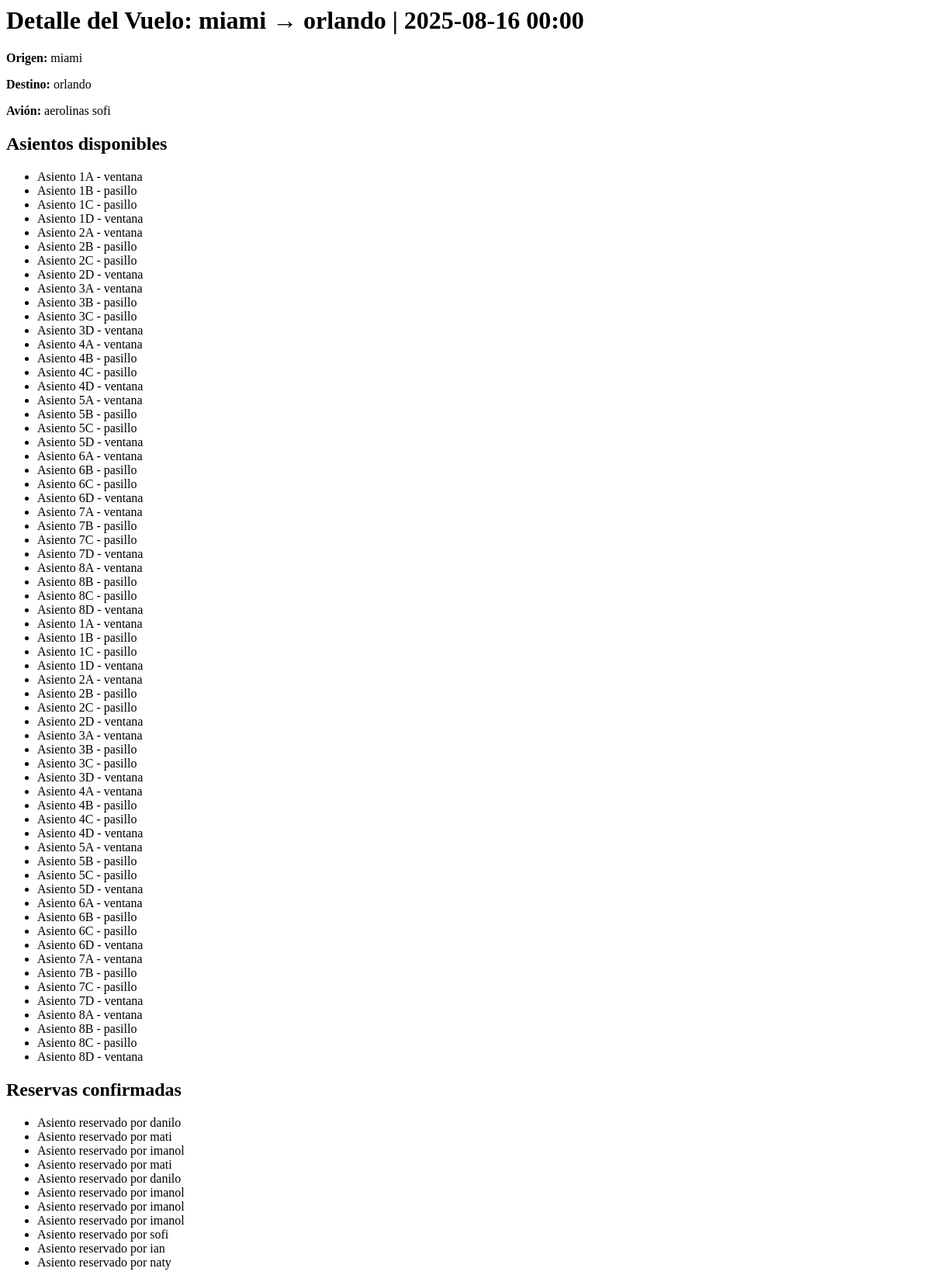
/vuelos/1/ (signed in), run on an earlier commit of the app's database.
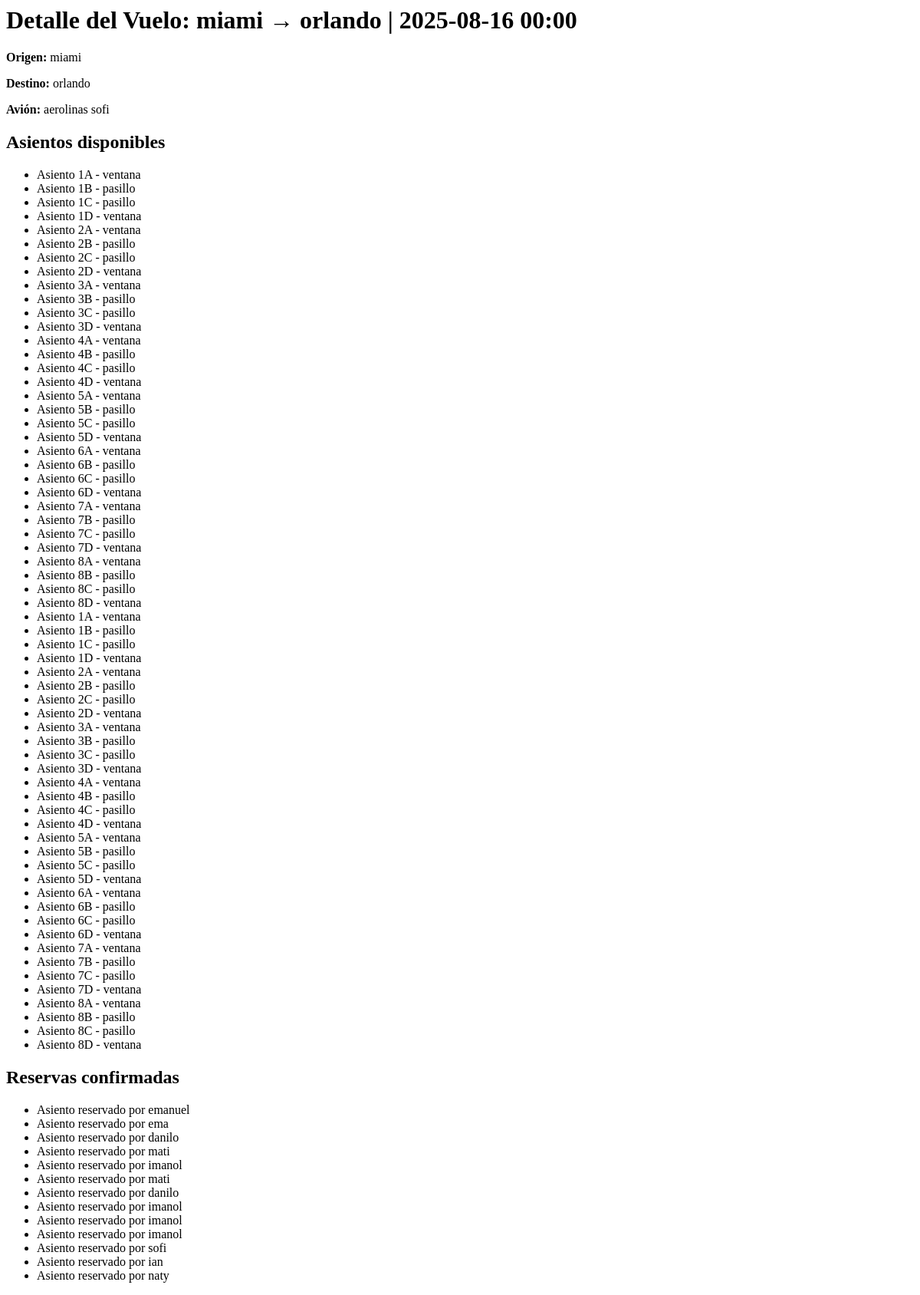
And on a later commit of the database.
### reservas/models.py (models this page shows, shortened)
class Asiento(models.Model):
    avion = models.ForeignKey(Avion, on_delete=models.CASCADE, related_name="asientos")
    fila = models.IntegerField()
    columna = models.CharField(max_length=1)
    tipo = models.CharField(max_length=20, choices=[
        ('ventana', 'Ventana'),
        ('pasillo', 'Pasillo'),
        ('medio', 'Medio')
    ])
    estado = models.CharField(max_length=20, choices=[
        ('disponible', 'Disponible'),
        ('ocupado', 'Ocupado')
    ], default='disponible')

class Reserva(models.Model):
    ESTADO_CHOICES = [
        ('pendiente', 'Pendiente'),
        ('confirmada', 'Confirmada'),
        ('cancelada', 'Cancelada'),
    ]
    pasajero = models.ForeignKey(Pasajero, on_delete=models.CASCADE, related_name="reservas")
    vuelo = models.ForeignKey(Vuelo, on_delete=models.CASCADE, related_name="reservas")
    asiento = models.OneToOneField(AsientoVuelo, on_delete=models.PROTECT) # PROTECT para evitar borrar asiento reservado
    fecha_reserva = models.DateTimeField(auto_now_add=True)
    estado = models.CharField(max_length=20, choices=ESTADO_CHOICES, default='pendiente')
    precio_final = models.DecimalField(max_digits=10, decimal_places=2, blank=True, null=True)
    class Meta:
        verbose_name = "Reserva"
        verbose_name_plural = "Reservas"
        ordering = ['-fecha_reserva']

### pasajeros/models.py (models this page shows, shortened)
class Pasajero(models.Model):
    TIPO_DOCUMENTO_CHOICES = [
        ('DNI', 'DNI'),
        ('PAS', 'Pasaporte'),
        ('LC', 'Libreta Cívica'),
        ('LE', 'Libreta de Enrolamiento'),
        ('OTRO', 'Otro'),
    ]
    nombre = models.CharField(max_length=100)
    tipo_documento = models.CharField(max_length=10, choices=TIPO_DOCUMENTO_CHOICES)
    documento = models.CharField(max_length=30, unique=True)
    email = models.EmailField()
    telefono = models.CharField(max_length=20)
    fecha_nacimiento = models.DateField()
    class Meta:
        verbose_name = 'Pasajero'
        verbose_name_plural = 'Pasajeros'
        ordering = ['nombre']

### vuelos/views.py (the view)
# urls.py: path('<int:vuelo_id>/', views.vuelo_detail, name='vuelo_detail'),
@login_required
def vuelo_detail(request, vuelo_id):
    vuelo = get_object_or_404(Vuelo, pk=vuelo_id)
    asientos_disponibles = vuelo.avion.asientos.filter(estado="disponible")
    reservas_confirmadas = vuelo.reservas.filter(estado="confirmada").select_related('asiento', 'pasajero')
    return render(request, 'vuelos/vuelo_detail.html', {
        'vuelo': vuelo,
        'asientos_disponibles': asientos_disponibles,
        'reservas_confirmadas': reservas_confirmadas
    })

### vuelos/models.py (called while the page is built)
    def __str__(self):
        return f"{self.origen} → {self.destino} | {self.fecha_salida.strftime('%Y-%m-%d %H:%M')}"

### vuelos/templates/vuelos/vuelo_detail.html
<h1>Detalle del Vuelo: {{ vuelo }}</h1>
<p><strong>Origen:</strong> {{ vuelo.origen }}</p>
<p><strong>Destino:</strong> {{ vuelo.destino }}</p>
<p><strong>Avión:</strong> {{ vuelo.avion.modelo }}</p>
<h2>Asientos disponibles</h2>
<ul>
  {% for asiento in asientos_disponibles %}
    <li>Asiento {{ asiento.fila }}{{ asiento.columna }} - {{ asiento.tipo }}</li>
  {% empty %}
    <li>No hay asientos disponibles.</li>
  {% endfor %}
</ul>
<h2>Reservas confirmadas</h2>
<ul>
  {% for reserva in reservas_confirmadas %}
    <li>Asiento {{ reserva.asiento.fila }}{{ reserva.asiento.columna }} reservado por {{ reserva.pasajero.nombre }}</li>
  {% empty %}
    <li>No hay reservas confirmadas.</li>
  {% endfor %}
</ul>

What changed in the data, as far as the page shows it:
added Reserva: pasajero.nombre "emanuel"
added Reserva: pasajero.nombre "ema"
